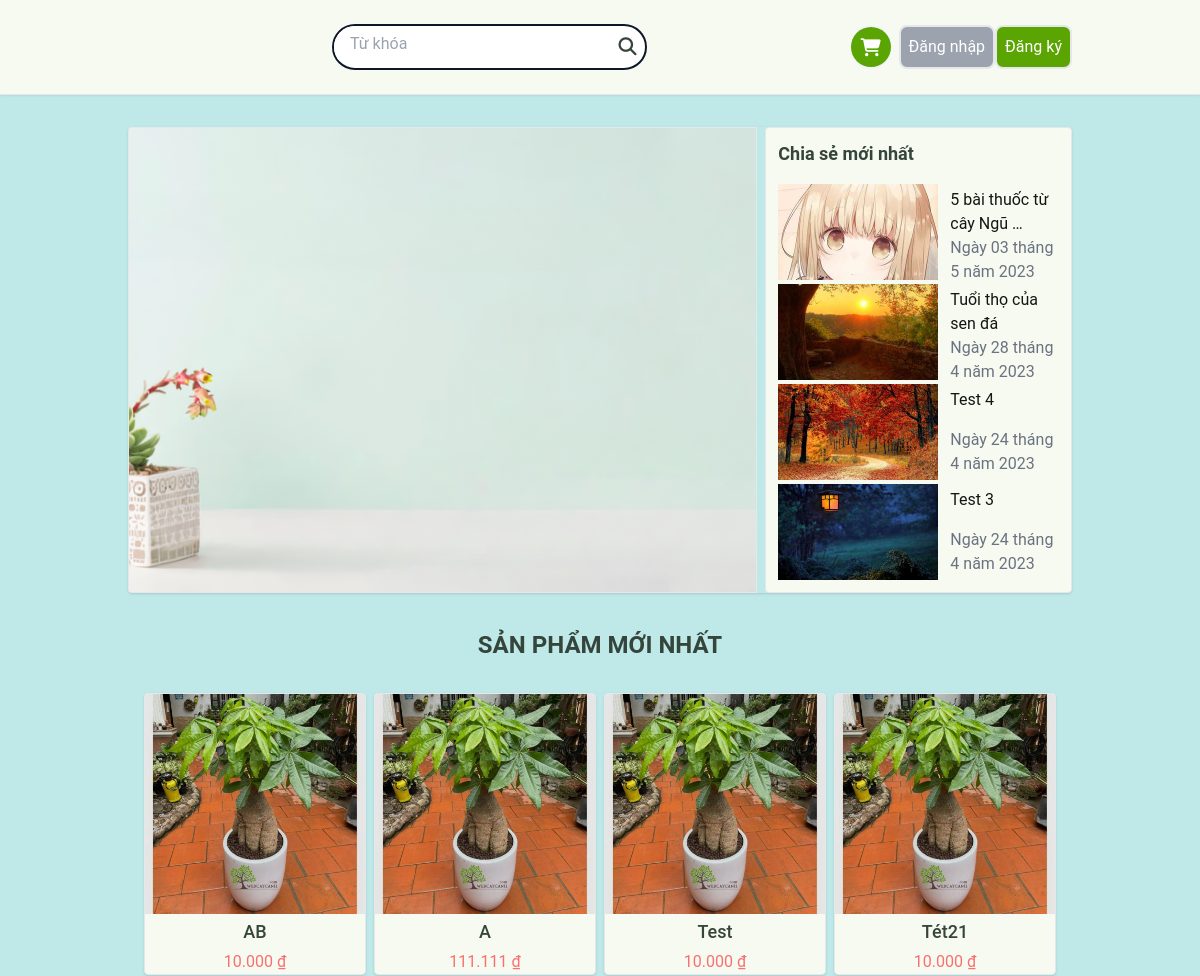
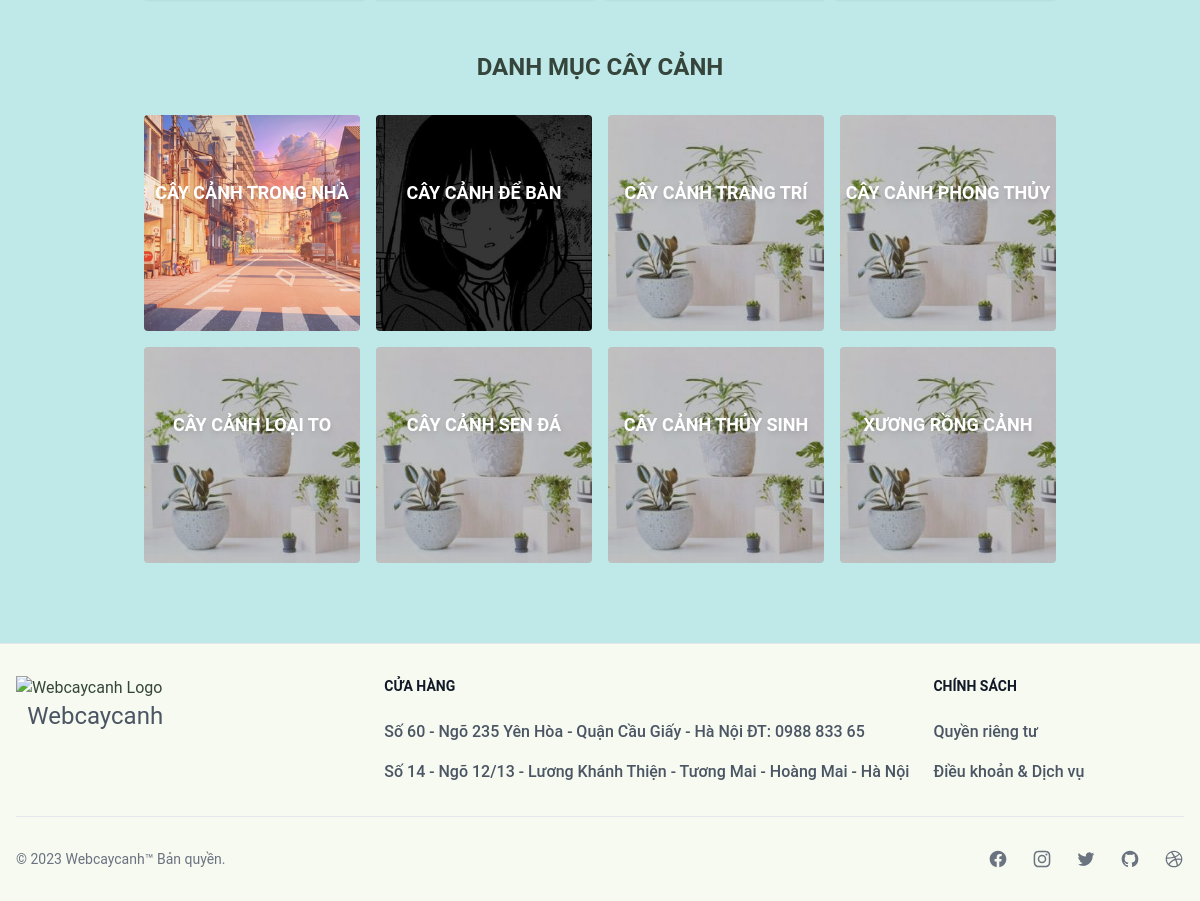
Before: / with the older database file (2 pictures, top to bottom).
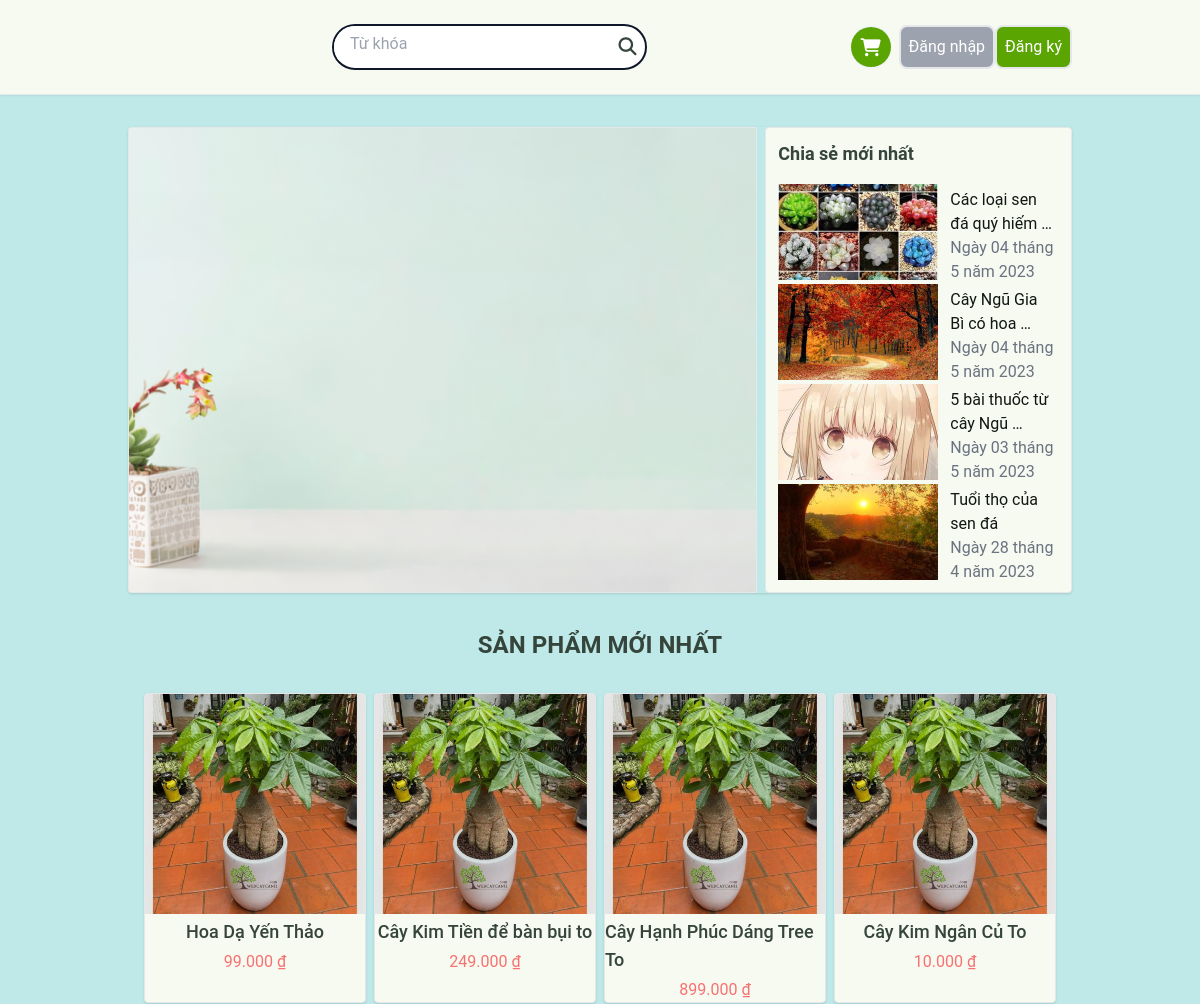
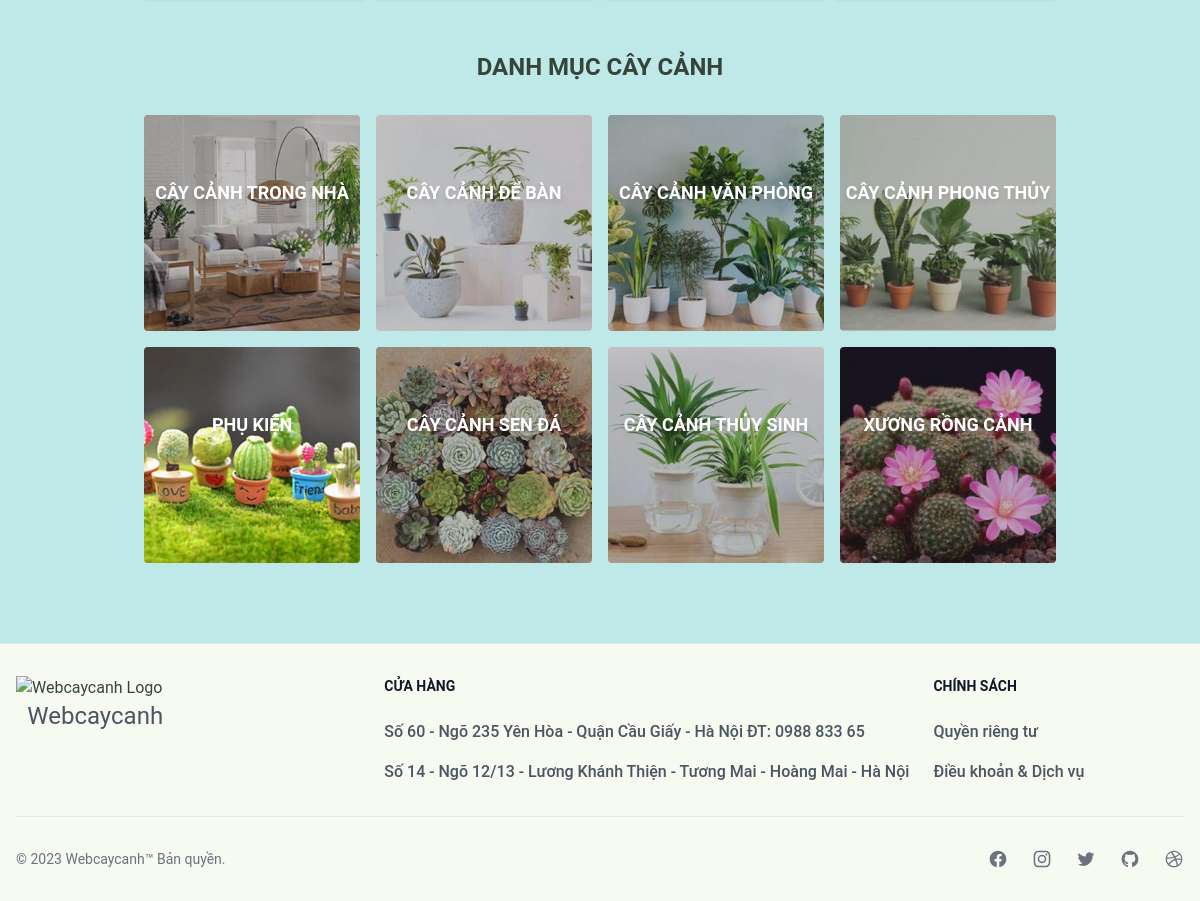
After: the same page with the newer database file (2 pictures, top to bottom).
### blog/models.py (models this page shows, shortened)
class Post(models.Model):
    title = models.CharField(max_length=200)
    cover_image = ProcessedImageField(
        upload_to=hashed_filename,
        default="posts/default.jpg",
        processors=[ResizeToFill(320, 240)],
        format="JPEG",
        options={"quality": 60},
    )
    content = MarkdownxField()
    created_at = models.DateTimeField(auto_now_add=True)
    updated_at = models.DateTimeField(auto_now=True)

### core/models.py (models this page shows, shortened)
class BaseModel(models.Model):
    created_at = models.DateTimeField(auto_now_add=True)
    updated_at = models.DateTimeField(auto_now=True)
    class Meta:
        abstract = True

class Product(BaseModel):
    name = models.CharField(max_length=255, unique=True, blank=False)
    price = models.DecimalField(
        max_digits=10, decimal_places=0, validators=[MinValueValidator(0)]
    )
    summary = models.TextField(default="")
    description = models.TextField(default="")
    quantity = models.PositiveIntegerField(default=0)
    category = models.ForeignKey(Category, on_delete=models.CASCADE)
    thumbnail = ProcessedImageField(
        upload_to=hashed_filename,
        default="defaults/product.png",
        processors=[ResizeToFill(400, 400)],
        format="PNG",
        options={"quality": 60},
    )

class Category(BaseModel):
    label = models.CharField(max_length=255, unique=True, blank=False)
    image = ProcessedImageField(
        upload_to=hashed_filename,
        default="defaults/category.png",
        processors=[ResizeToFill(320, 320)],
        format="PNG",
        options={"quality": 60},
    )
    slug = models.SlugField(max_length=255, unique=True)

### core/views.py (the view)
# urls.py: path("", HomePageView.as_view(), name="home"),
class HomePageView(TemplateView):
    template_name = "home.html"
    def get_context_data(self, **kwargs):
        context = super().get_context_data()
        context["products"] = Product.objects.order_by("-created_at")[:8]
        context["posts"] = Post.objects.order_by("-updated_at")[:4]
        context["categories"] = Category.objects.all()
        return context

### core/templatetags/concurency.py (called while the page is built)
@register.filter
def vnd_format(value):
    return humanize.intcomma(value, False).replace(",", ".") + " ₫"

### templates/home.html (shortened to what this page needs)
{% extends "layout/base.html" %}
{% load humanize %}
{% load static %}
{% load concurency %}
{% block searchbar %}
{% include 'components/searchbar.html' %}
{% endblock %}
{% block content %}
<div class="m-auto flex flex-col pt-4">
    <div id="slider" class="flex shadow gap-2 justify-between rounded overflow-hidden">
        <div id="carosel" class="border w-2/3">
            <img class="object-cover w-full h-full" src="{% static 'tree/banner.png' %}" alt="">
        </div>
        <div id="lastest-posts" class="p-3 border rounded flex-1 text-[#121714] bg-[#F6FAF0]">
            <h2 class="text-lg mb-4 text-[#36453B] font-semibold">Chia sẻ mới nhất</h2>
            <section class="flex flex-col h-full gap-1">
                {% for post in posts %}
                <a href="{% url 'blog:post_detail' post.id %}"
                    class="hover:shadow rounded hover:bg-gray-50 flex justify-evenly min-w-[10rem] h-24 gap-2">
                    <img class="object-cover w-40" src="{{ post.cover_image.url }}" alt="">
                    <div class="flex justify-between grow flex-col p-1">
                        <h2 class="text-left">
                            {{ post.title|truncatewords:6 }}
                        </h2>
                        <p class="text-gray-500">{{ post.updated_at|date }}</p>
                    </div>
                </a>
                {% endfor %}
            </section>
        </div>
    </div>
    <div id="new-products">
        <div class="flex flex-col gap-1 my-8 items-center">
            <h2 class="text-2xl font-bold text-[#36453B]">{{ "Sản phẩm mới nhất"|upper }}</h2>
        </div>
        <div class="grid grid-cols-4 px-4 gap-2">
            {% for product in products %}
            <a href="{% url 'core:product_detail' product.id %}"
                class="rounded shadow overflow-hidden bg-[#F6FAF0] border flex flex-col items-center gap-1">
                <img class="w-full object-fill brightness-90" src="{{ product.thumbnail.url }}" alt="">
                <h2 class="font-medium text-lg">{{ product.name }}</h2>
                <p class="text-red-400">{{ product.price|vnd_format }}</p>
            </a>
            {% endfor %}
        </div>
    </div>
    <div id="category-products" class="my-4 mb-16">
        <div class="flex flex-col gap-1 my-8 items-center">
            <h2 class="text-2xl font-bold text-[#36453B]">{{ "Danh mục cây cảnh"|upper }}</h2>
        </div>
        <div class="grid grid-cols-4 px-4 gap-4">
            {% for category in categories %}
            <div class="rounded overflow-hidden group relative flex flex-col items-center justify-center">
                <img class="object-fill w-full group-hover:brightness-75 transition" src="{{ category.image.url }}"
                    alt="">
                <a href="{% url 'core:product_by_category' category.slug %}"
                    class="m-auto flex-col justify-center absolute flex items-center h-1/2 w-full ">
                    <h2
                        class="m-auto group-hover:text-[#E7E7E7] text-white text-lg uppercase font-semibold drop-shadow-md">
                        {{ category.label }}
                    </h2>
                </a>
            </div>
            {% endfor %}
        </div>
    </div>
</div>
{% endblock content %}

### templates/layout/base.html (shortened to what this page needs)
{% load static %}
{% load auth_extras %}
<!DOCTYPE html>
<html lang="vi">
<head>
    <link rel="stylesheet" href="{% static 'css/tailwind-dev.css' %}?{% now 'U' %}">
    <link rel="stylesheet" href="https://cdnjs.cloudflare.com/ajax/libs/font-awesome/6.4.0/css/all.min.css">
</head>
<body class="bg-[#BEE9E8]">
    <header class="bg-[#F6FAF0] px-32 shadow py-6 ">
        <nav class="flex w-full justify-between items-center">
            {% block searchbar %}{% endblock %}
            <div class="rounded flex items-stretch gap-2">
                <a id="cart" href="{% url 'core:cart_list' %}"
                    class="bg-slate-100 rounded-full cursor-pointer flex items-center justify-between gap-2">
                    <div class="cart-icon bg-[#5ba503] rounded-full flex w-10 h-10">
                        <i class="m-auto text-lg fa fa-shopping-cart text-white"></i>
                    </div>
                </a>
                <div id="profile" class="relative">
                    {% if user.is_authenticated %}
                    <div id="avatar" class="cursor-pointer">
                        <img class="object-cover w-10 border-2 border-[#76be8e] rounded-full"
                            src="{{ user.profile.avatar.url }}" alt="">
                    </div>
                    <div id="profile-menu"
                        class="hidden z-10 w-48 h-max bg-[#ecf0f1] gap-1 border border-[#76be8e] text-white auto-rows-fr rounded overflow-hidden drop-shadow-lg right-1 top-full mt-2 absolute">
                        <a href="{% url 'profile' %}"
                            class="hover:bg-[#99bda4] bg-[#7f9f89] border-3 border-green-200 p-1 flex justify-between items-center gap-2">
                            <img class="object-cover w-10 border-2 border-[#76be8e] rounded-full"
                                src="{{ user.profile.avatar.url }}" alt="">
                            <span class="grow">{{ user.profile.full_name }}</span>
                        </a>
                        {% if user.is_superuser %}
                        <a href="{% url 'core:product_list' %}"
                            class="hover:bg-[#99bda4] bg-[#7f9f89] border-3 border-green-200 p-1 flex justify-between items-center gap-2">
                            <div class="w-10 flex"><i class="m-auto fas fa-edit"></i></div>
                            <span class="grow">Bảng điều khiển</span>
                        </a>
                        {% endif %}
                        <a href="{% url 'logout' %}"
                            class="hover:bg-[#99bda4] bg-[#7f9f89] p-1 flex items-center gap-2 justify-between">
                            <div class="w-10 flex"><i class=" m-auto fas fa-sign-out-alt"></i></div>
                            <span class="grow">Đăng xuất</span>
                        </a>
                    </div>
                    {% else %}
                    <div class="rounded box-shadow items-center flex">
                        <a href="{% url 'login' %}" class="btn text-white bg-gray-400">Đăng nhập</a>
                        <a href="{% url 'register' %}" class="btn text-white    bg-[#5ba503]">Đăng ký</a>
                    </div>
                    {% endif %}
                </div>
            </div>
        </nav>
    </header>
    <hr>
    <main class="px-32 py-4 flex relative min-h-screen">
        {% block content %}
        {% endblock content %}
    </main>
    <footer class="bg-[#F6FAF0]">
        <div class="mx-auto w-full max-w-screen-xl p-4 py-6 lg:py-8">
            <div class="md:flex md:justify-between">
                <div class="mb-6 md:mb-0">
                    <a href="/" class="flex flex-col items-center">
                        <img src="https://webcaycanh.com/wp-content/themes/cay/imgs/logo.png" class="mr-3"
                            alt="Webcaycanh Logo" />
                        <span class="self-center text-2xl text-gray-600 whitespace-nowrap">Webcaycanh</span>
                    </a>
                </div>
                <div class="grid grid-cols-3 gap-8 sm:gap-6">
                    <div class="col-span-2">
                        <h2 class="mb-6 text-sm font-semibold text-gray-900 uppercase">Cửa hàng</h2>
                        <ul class="text-gray-600 font-medium">
                            <li class="mb-4">
                                <p href="https://flowbite.com/" class="hover:underline">
                                    Số 60 - Ngõ 235 Yên Hòa - Quận Cầu Giấy - Hà Nội ĐT: 0988 833 65
                                </p>
                            </li>
                            <li>
                                <p href="https://tailwindcss.com/" class="hover:underline">Số 14 - Ngõ 12/13 - Lương
                                    Khánh Thiện - Tương Mai - Hoàng Mai - Hà Nội</p>
                            </li>
                        </ul>
                    </div>
                    <div>
                        <h2 class="mb-6 text-sm font-semibold text-gray-900 uppercase">Chính sách</h2>
                        <ul class="text-gray-600 font-medium">
                            <li class="mb-4">
                                <a href="#" class="hover:underline">Quyền riêng tư</a>
                            </li>
                            <li>
                                <a href="#" class="hover:underline">Điều khoản &amp; Dịch vụ</a>
                            </li>
                        </ul>
                    </div>
                </div>
            </div>
            <hr class="my-6 border-gray-200 sm:mx-auto lg:my-8" />
            <div class="sm:flex sm:items-center sm:justify-between">
                <span class="text-sm text-gray-500 sm:text-center">© 2023 <a href="https://flowbite.com/"
                        class="hover:underline">Webcaycanh™</a> Bản quyền.
                </span>
                <div class="flex mt-4 space-x-6 sm:justify-center sm:mt-0">
                    <a href="#" class="text-gray-500 hover:text-gray-900 dark:hover:text-white">
                    </a>
                    <a href="#" class="text-gray-500 hover:text-gray-900 dark:hover:text-white">
                    </a>
                    <a href="#" class="text-gray-500 hover:text-gray-900 dark:hover:text-white">
                    </a>
                    <a href="#" class="text-gray-500 hover:text-gray-900 dark:hover:text-white">
                    </a>
                    <a href="#" class="text-gray-500 hover:text-gray-900 dark:hover:text-white">
                    </a>
                </div>
            </div>
        </div>
    </footer>
</body>
</html>

### templates/components/searchbar.html
<div class="w-1/3">
    <form action=""
        class="h-fit bg-white overflow-hidden rounded-full border-2 items-stretch border-slate-900 focus-within:border-green-500 w-full flex">
        <input class="p-2 pl-4 border-none outline-none h-full grow block" type="text" placeholder="Từ khóa">
        <button class="p-2 pt-[0.65rem] hover:bg-green-500 hover:text-white transition-colors">
            <i class="fa fa-search text-lg"></i>
        </button>
    </form>
</div>

Changed rows visible on the page:
changed Post: cover_image: a different picture; title "Test 3" → "Các loại sen đá quý hiếm …"; updated_at "Ngày 24 tháng 4 năm 2023" → "Ngày 04 tháng 5 năm 2023"; moves up the list
changed Post: title "Test 4" → "Cây Ngũ Gia Bì có hoa …"; updated_at "Ngày 24 tháng 4 năm 2023" → "Ngày 04 tháng 5 năm 2023"; moves up the list
changed Product: name "AB" → "Hoa Dạ Yến Thảo"; price|vnd_format "10.000 ₫" → "99.000 ₫"
changed Product: name "A" → "Cây Kim Tiền để bàn bụi to"; price|vnd_format "111.111 ₫" → "249.000 ₫"
changed Product: name "Test" → "Cây Hạnh Phúc Dáng Tree To"; price|vnd_format "10.000 ₫" → "899.000 ₫"
changed Product: name "Tét21" → "Cây Kim Ngân Củ To"
changed Category "CÂY CẢNH TRONG NHÀ": image: a different picture
changed Category "CÂY CẢNH ĐỂ BÀN": image: a different picture
changed Category: image: a different picture; label "CÂY CẢNH TRANG TRÍ" → "CÂY CẢNH VĂN PHÒNG"
changed Category "CÂY CẢNH PHONG THỦY": image: a different picture
changed Category: image: a different picture; label "CÂY CẢNH LOẠI TO" → "PHỤ KIỆN"
changed Category "CÂY CẢNH SEN ĐÁ": image: a different picture
changed Category "CÂY CẢNH THỦY SINH": image: a different picture
changed Category "XƯƠNG RỒNG CẢNH": image: a different picture
